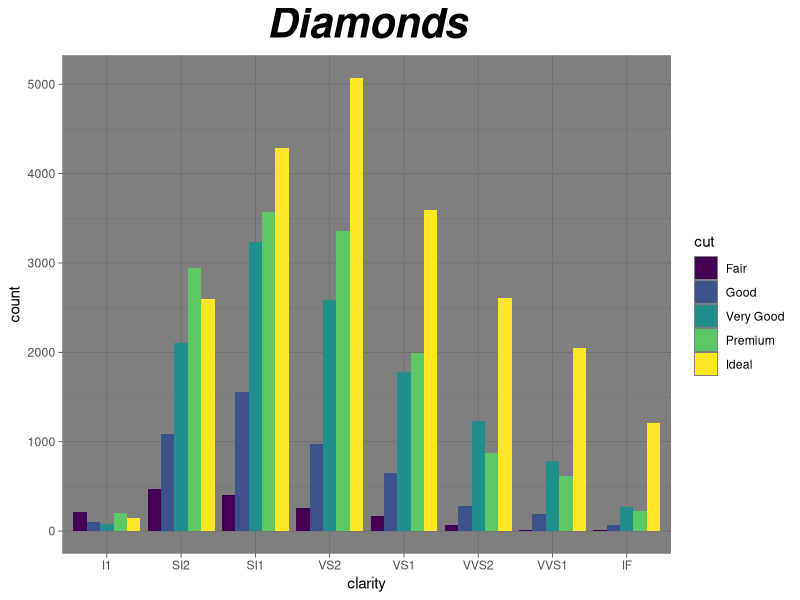
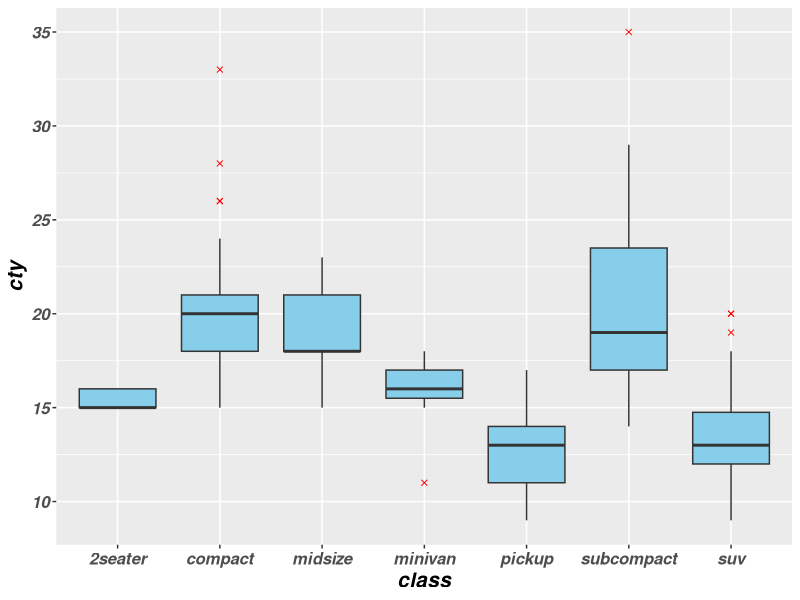
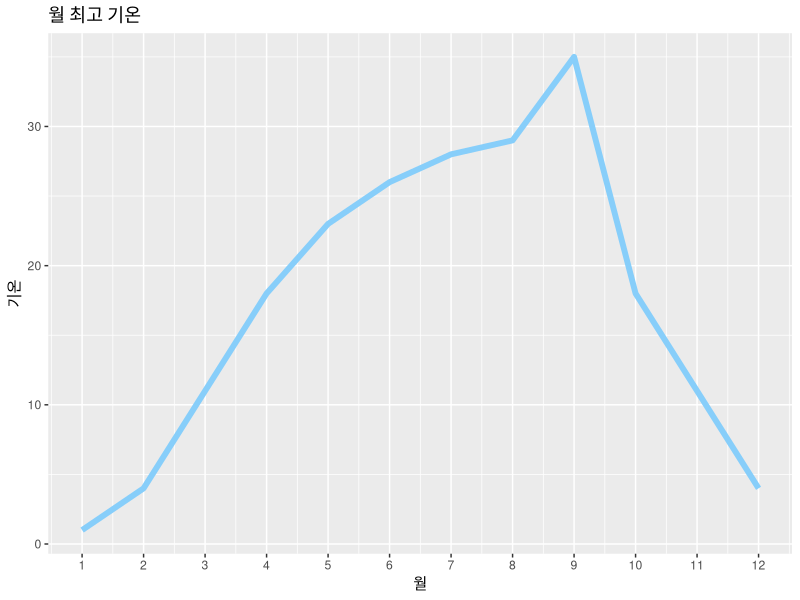
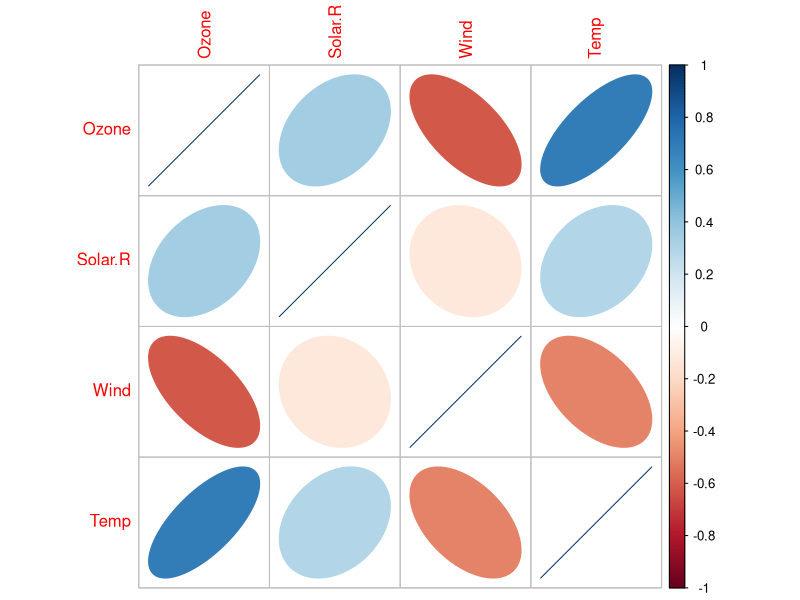

The R source for these figures, in order:
library(ggplot2);
# Pr 1.
ggplot(data=diamonds, aes(x=clarity, fill=cut))+
   geom_bar(aes(y=(..count..)), position="dodge")+ylab("count")+labs(title="Diamonds")+
   theme_dark()+theme(plot.title=element_text(face="bold.italic", size=30, hjust=0.5));

# Pr 2.
ggplot(data=mpg, aes(x=class, y=cty))+
  geom_boxplot(fill="skyblue", outlier.color="red", outlier.shape=4)+
  theme(axis.title=element_text(size=15, face="bold.italic"),
        axis.text=element_text(size=12, face="bold.italic"));
  
# Pr 3.
temp <- NULL; data_temp <- NULL;
temp=c(1, 4, 11, 18, 23, 26, 28, 29, 35, 18, 11, 4);
data_temp=data.frame(month=c(1:12), temp);
ggplot(data=data_temp, aes(x=month, y=temp))+
  geom_line(color="lightskyblue", size=2)+scale_x_continuous(breaks=c(1:12))+
  labs(title="월 최고 기온")+xlab("월")+ylab("기온");

# Pr 4.
library(dplyr);
library(corrplot);
new_air <- NULL;
new_air <- select(airquality, -c(Month, Day));
na.omit(new_air) %>% cor() %>% corrplot(method="ellipse");
